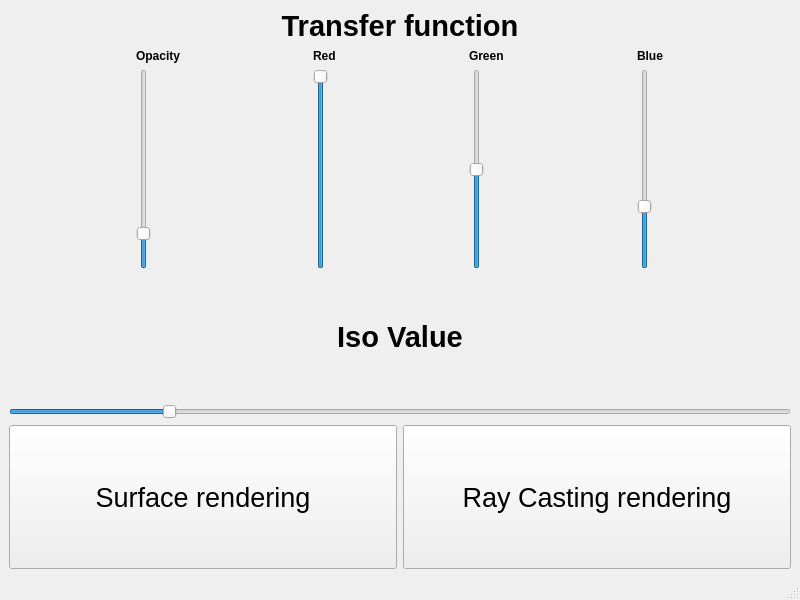
<?xml version="1.0" encoding="UTF-8"?>
<ui version="4.0">
 <class>MainWindow</class>
 <widget class="QMainWindow" name="MainWindow">
  <property name="geometry">
   <rect>
    <x>0</x>
    <y>0</y>
    <width>800</width>
    <height>600</height>
   </rect>
  </property>
  <property name="windowTitle">
   <string>MainWindow</string>
  </property>
  <widget class="QWidget" name="centralwidget">
   <layout class="QGridLayout" name="gridLayout">
    <item row="0" column="0">
     <layout class="QVBoxLayout" name="verticalLayout">
      <item>
       <widget class="QLabel" name="label">
        <property name="font">
         <font>
          <pointsize>22</pointsize>
          <weight>75</weight>
          <bold>true</bold>
         </font>
        </property>
        <property name="text">
         <string>Transfer function</string>
        </property>
        <property name="alignment">
         <set>Qt::AlignCenter</set>
        </property>
       </widget>
      </item>
      <item>
       <layout class="QHBoxLayout" name="horizontalLayout_2">
        <item>
         <layout class="QVBoxLayout" name="verticalLayout_5">
          <item>
           <widget class="QLabel" name="label_5">
            <property name="font">
             <font>
              <weight>75</weight>
              <bold>true</bold>
             </font>
            </property>
            <property name="text">
             <string>Opacity</string>
            </property>
           </widget>
          </item>
          <item>
           <widget class="QSlider" name="verticalSlider_4">
            <property name="sizePolicy">
             <sizepolicy hsizetype="Fixed" vsizetype="Fixed">
              <horstretch>0</horstretch>
              <verstretch>0</verstretch>
             </sizepolicy>
            </property>
            <property name="minimumSize">
             <size>
              <width>0</width>
              <height>200</height>
             </size>
            </property>
            <property name="maximum">
             <number>100</number>
            </property>
            <property name="singleStep">
             <number>10</number>
            </property>
            <property name="value">
             <number>15</number>
            </property>
            <property name="orientation">
             <enum>Qt::Vertical</enum>
            </property>
           </widget>
          </item>
         </layout>
        </item>
        <item>
         <layout class="QVBoxLayout" name="verticalLayout_4">
          <item>
           <widget class="QLabel" name="label_4">
            <property name="font">
             <font>
              <weight>75</weight>
              <bold>true</bold>
             </font>
            </property>
            <property name="text">
             <string>Red</string>
            </property>
           </widget>
          </item>
          <item>
           <widget class="QSlider" name="verticalSlider_3">
            <property name="sizePolicy">
             <sizepolicy hsizetype="Fixed" vsizetype="Fixed">
              <horstretch>0</horstretch>
              <verstretch>0</verstretch>
             </sizepolicy>
            </property>
            <property name="minimumSize">
             <size>
              <width>0</width>
              <height>200</height>
             </size>
            </property>
            <property name="maximum">
             <number>100</number>
            </property>
            <property name="singleStep">
             <number>10</number>
            </property>
            <property name="value">
             <number>100</number>
            </property>
            <property name="orientation">
             <enum>Qt::Vertical</enum>
            </property>
           </widget>
          </item>
         </layout>
        </item>
        <item>
         <layout class="QVBoxLayout" name="verticalLayout_3">
          <item>
           <widget class="QLabel" name="label_3">
            <property name="font">
             <font>
              <weight>75</weight>
              <bold>true</bold>
             </font>
            </property>
            <property name="text">
             <string>Green</string>
            </property>
           </widget>
          </item>
          <item>
           <widget class="QSlider" name="verticalSlider_2">
            <property name="sizePolicy">
             <sizepolicy hsizetype="Fixed" vsizetype="Preferred">
              <horstretch>0</horstretch>
              <verstretch>0</verstretch>
             </sizepolicy>
            </property>
            <property name="minimumSize">
             <size>
              <width>0</width>
              <height>200</height>
             </size>
            </property>
            <property name="maximum">
             <number>100</number>
            </property>
            <property name="singleStep">
             <number>10</number>
            </property>
            <property name="value">
             <number>50</number>
            </property>
            <property name="orientation">
             <enum>Qt::Vertical</enum>
            </property>
           </widget>
          </item>
         </layout>
        </item>
        <item>
         <layout class="QVBoxLayout" name="verticalLayout_6">
          <item>
           <widget class="QLabel" name="label_6">
            <property name="font">
             <font>
              <weight>75</weight>
              <bold>true</bold>
             </font>
            </property>
            <property name="text">
             <string>Blue</string>
            </property>
           </widget>
          </item>
          <item>
           <widget class="QSlider" name="verticalSlider">
            <property name="sizePolicy">
             <sizepolicy hsizetype="Fixed" vsizetype="Preferred">
              <horstretch>0</horstretch>
              <verstretch>0</verstretch>
             </sizepolicy>
            </property>
            <property name="minimumSize">
             <size>
              <width>0</width>
              <height>200</height>
             </size>
            </property>
            <property name="maximum">
             <number>100</number>
            </property>
            <property name="singleStep">
             <number>10</number>
            </property>
            <property name="value">
             <number>30</number>
            </property>
            <property name="orientation">
             <enum>Qt::Vertical</enum>
            </property>
           </widget>
          </item>
         </layout>
        </item>
       </layout>
      </item>
     </layout>
    </item>
    <item row="1" column="0">
     <layout class="QVBoxLayout" name="verticalLayout_2">
      <item>
       <widget class="QLabel" name="label_2">
        <property name="font">
         <font>
          <pointsize>22</pointsize>
          <weight>75</weight>
          <bold>true</bold>
         </font>
        </property>
        <property name="text">
         <string>Iso Value</string>
        </property>
        <property name="alignment">
         <set>Qt::AlignCenter</set>
        </property>
       </widget>
      </item>
      <item>
       <widget class="QSlider" name="horizontalSlider">
        <property name="enabled">
         <bool>true</bool>
        </property>
        <property name="sizePolicy">
         <sizepolicy hsizetype="Expanding" vsizetype="Fixed">
          <horstretch>0</horstretch>
          <verstretch>0</verstretch>
         </sizepolicy>
        </property>
        <property name="maximum">
         <number>2500</number>
        </property>
        <property name="singleStep">
         <number>20</number>
        </property>
        <property name="value">
         <number>500</number>
        </property>
        <property name="orientation">
         <enum>Qt::Horizontal</enum>
        </property>
       </widget>
      </item>
     </layout>
    </item>
    <item row="2" column="0">
     <layout class="QHBoxLayout" name="horizontalLayout">
      <item>
       <widget class="QPushButton" name="pushButton">
        <property name="sizePolicy">
         <sizepolicy hsizetype="Minimum" vsizetype="Preferred">
          <horstretch>0</horstretch>
          <verstretch>0</verstretch>
         </sizepolicy>
        </property>
        <property name="font">
         <font>
          <pointsize>20</pointsize>
         </font>
        </property>
        <property name="text">
         <string>Surface rendering</string>
        </property>
       </widget>
      </item>
      <item>
       <widget class="QPushButton" name="pushButton_2">
        <property name="sizePolicy">
         <sizepolicy hsizetype="Minimum" vsizetype="Preferred">
          <horstretch>0</horstretch>
          <verstretch>0</verstretch>
         </sizepolicy>
        </property>
        <property name="font">
         <font>
          <pointsize>20</pointsize>
         </font>
        </property>
        <property name="text">
         <string>Ray Casting rendering</string>
        </property>
       </widget>
      </item>
     </layout>
    </item>
   </layout>
  </widget>
  <widget class="QMenuBar" name="menubar">
   <property name="geometry">
    <rect>
     <x>0</x>
     <y>0</y>
     <width>800</width>
     <height>22</height>
    </rect>
   </property>
  </widget>
  <widget class="QStatusBar" name="statusbar"/>
 </widget>
 <resources/>
 <connections/>
</ui>
